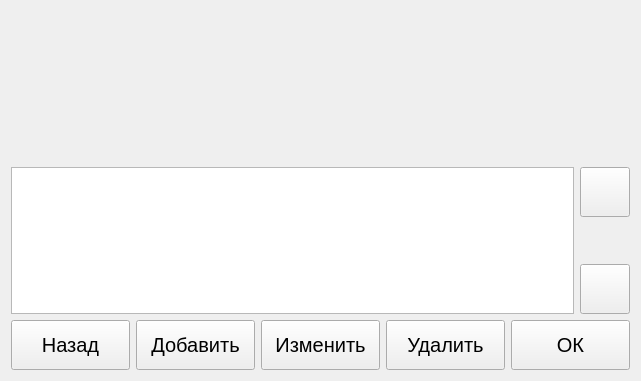
<?xml version="1.0" encoding="UTF-8"?>
<ui version="4.0">
 <class>SelectProfileFrame</class>
 <widget class="QWidget" name="SelectProfileFrame">
  <property name="geometry">
   <rect>
    <x>0</x>
    <y>0</y>
    <width>641</width>
    <height>381</height>
   </rect>
  </property>
  <property name="font">
   <font>
    <pointsize>15</pointsize>
   </font>
  </property>
  <property name="windowTitle">
   <string>Form</string>
  </property>
  <layout class="QGridLayout" name="gridLayout">
   <item row="3" column="2">
    <widget class="QPushButton" name="btnEdit">
     <property name="minimumSize">
      <size>
       <width>0</width>
       <height>50</height>
      </size>
     </property>
     <property name="maximumSize">
      <size>
       <width>16777215</width>
       <height>50</height>
      </size>
     </property>
     <property name="text">
      <string>Изменить</string>
     </property>
    </widget>
   </item>
   <item row="3" column="0">
    <widget class="QPushButton" name="btnReturn">
     <property name="minimumSize">
      <size>
       <width>0</width>
       <height>50</height>
      </size>
     </property>
     <property name="maximumSize">
      <size>
       <width>16777215</width>
       <height>50</height>
      </size>
     </property>
     <property name="text">
      <string>Назад</string>
     </property>
     <property name="icon">
      <iconset resource="../../Resources.qrc">
       <normaloff>:/Images/icons8-u-turn-to-left-50.png</normaloff>:/Images/icons8-u-turn-to-left-50.png</iconset>
     </property>
     <property name="iconSize">
      <size>
       <width>32</width>
       <height>32</height>
      </size>
     </property>
    </widget>
   </item>
   <item row="3" column="3">
    <widget class="QPushButton" name="btnDelete">
     <property name="minimumSize">
      <size>
       <width>0</width>
       <height>50</height>
      </size>
     </property>
     <property name="maximumSize">
      <size>
       <width>16777215</width>
       <height>50</height>
      </size>
     </property>
     <property name="text">
      <string>Удалить</string>
     </property>
    </widget>
   </item>
   <item row="0" column="0" colspan="5">
    <widget class="QCustomPlot" name="plot" native="true">
     <property name="minimumSize">
      <size>
       <width>0</width>
       <height>150</height>
      </size>
     </property>
    </widget>
   </item>
   <item row="3" column="1">
    <widget class="QPushButton" name="btnAdd">
     <property name="minimumSize">
      <size>
       <width>0</width>
       <height>50</height>
      </size>
     </property>
     <property name="maximumSize">
      <size>
       <width>16777215</width>
       <height>50</height>
      </size>
     </property>
     <property name="text">
      <string>Добавить</string>
     </property>
    </widget>
   </item>
   <item row="1" column="0" colspan="5">
    <layout class="QHBoxLayout" name="horizontalLayout">
     <item>
      <widget class="QTableView" name="profilesTable">
       <property name="selectionBehavior">
        <enum>QAbstractItemView::SelectRows</enum>
       </property>
      </widget>
     </item>
     <item>
      <layout class="QVBoxLayout" name="verticalLayout">
       <item>
        <widget class="QPushButton" name="btnUp">
         <property name="minimumSize">
          <size>
           <width>50</width>
           <height>50</height>
          </size>
         </property>
         <property name="maximumSize">
          <size>
           <width>50</width>
           <height>50</height>
          </size>
         </property>
         <property name="text">
          <string/>
         </property>
         <property name="icon">
          <iconset resource="../../Resources.qrc">
           <normaloff>:/Images/circled-up.png</normaloff>:/Images/circled-up.png</iconset>
         </property>
         <property name="iconSize">
          <size>
           <width>42</width>
           <height>42</height>
          </size>
         </property>
        </widget>
       </item>
       <item>
        <spacer name="verticalSpacer">
         <property name="orientation">
          <enum>Qt::Vertical</enum>
         </property>
         <property name="sizeHint" stdset="0">
          <size>
           <width>20</width>
           <height>40</height>
          </size>
         </property>
        </spacer>
       </item>
       <item>
        <widget class="QPushButton" name="btnDown">
         <property name="minimumSize">
          <size>
           <width>50</width>
           <height>50</height>
          </size>
         </property>
         <property name="maximumSize">
          <size>
           <width>50</width>
           <height>50</height>
          </size>
         </property>
         <property name="text">
          <string/>
         </property>
         <property name="icon">
          <iconset resource="../../Resources.qrc">
           <normaloff>:/Images/circled-down.png</normaloff>:/Images/circled-down.png</iconset>
         </property>
         <property name="iconSize">
          <size>
           <width>42</width>
           <height>42</height>
          </size>
         </property>
        </widget>
       </item>
      </layout>
     </item>
    </layout>
   </item>
   <item row="3" column="4">
    <widget class="QPushButton" name="btnAccept">
     <property name="minimumSize">
      <size>
       <width>0</width>
       <height>50</height>
      </size>
     </property>
     <property name="maximumSize">
      <size>
       <width>16777215</width>
       <height>50</height>
      </size>
     </property>
     <property name="text">
      <string>ОК</string>
     </property>
     <property name="icon">
      <iconset resource="../../Resources.qrc">
       <normaloff>:/Images/ok.png</normaloff>:/Images/ok.png</iconset>
     </property>
     <property name="iconSize">
      <size>
       <width>32</width>
       <height>32</height>
      </size>
     </property>
    </widget>
   </item>
   <item row="2" column="2">
    <spacer name="verticalSpacer_2">
     <property name="orientation">
      <enum>Qt::Vertical</enum>
     </property>
     <property name="sizeHint" stdset="0">
      <size>
       <width>20</width>
       <height>40</height>
      </size>
     </property>
    </spacer>
   </item>
  </layout>
 </widget>
 <customwidgets>
  <customwidget>
   <class>QCustomPlot</class>
   <extends>QWidget</extends>
   <header location="global">Controls/qcustomplot.h</header>
   <container>1</container>
  </customwidget>
 </customwidgets>
 <resources>
  <include location="../../Resources.qrc"/>
 </resources>
 <connections/>
</ui>
